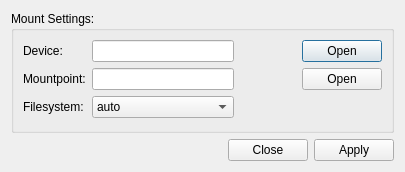
<?xml version="1.0" encoding="UTF-8"?>
<ui version="4.0">
 <class>Dialog</class>
 <widget class="QDialog" name="Dialog">
  <property name="windowModality">
   <enum>Qt::NonModal</enum>
  </property>
  <property name="geometry">
   <rect>
    <x>0</x>
    <y>0</y>
    <width>405</width>
    <height>172</height>
   </rect>
  </property>
  <property name="sizePolicy">
   <sizepolicy hsizetype="Fixed" vsizetype="Fixed">
    <horstretch>0</horstretch>
    <verstretch>0</verstretch>
   </sizepolicy>
  </property>
  <property name="windowTitle">
   <string>Mount a LUKS device</string>
  </property>
  <property name="windowIcon">
   <iconset>
    <normaloff>../icons/icon.png</normaloff>../icons/icon.png</iconset>
  </property>
  <layout class="QVBoxLayout" name="verticalLayout">
   <item>
    <widget class="QGroupBox" name="groupBox">
     <property name="title">
      <string>Mount Settings:</string>
     </property>
     <layout class="QGridLayout" name="gridLayout" rowstretch="0,0,0" columnminimumwidth="0,0,0">
      <item row="0" column="0">
       <widget class="QLabel" name="label">
        <property name="text">
         <string>Device:</string>
        </property>
       </widget>
      </item>
      <item row="0" column="1">
       <widget class="QLineEdit" name="lineDevice"/>
      </item>
      <item row="0" column="2">
       <widget class="QDialogButtonBox" name="selectDevice">
        <property name="sizePolicy">
         <sizepolicy hsizetype="MinimumExpanding" vsizetype="Fixed">
          <horstretch>0</horstretch>
          <verstretch>0</verstretch>
         </sizepolicy>
        </property>
        <property name="standardButtons">
         <set>QDialogButtonBox::Open</set>
        </property>
       </widget>
      </item>
      <item row="1" column="0">
       <widget class="QLabel" name="label_2">
        <property name="text">
         <string>Mountpoint:</string>
        </property>
       </widget>
      </item>
      <item row="1" column="1">
       <widget class="QLineEdit" name="lineMount"/>
      </item>
      <item row="1" column="2">
       <widget class="QDialogButtonBox" name="selectMount">
        <property name="standardButtons">
         <set>QDialogButtonBox::Open</set>
        </property>
       </widget>
      </item>
      <item row="2" column="0">
       <widget class="QLabel" name="label_3">
        <property name="text">
         <string>Filesystem:</string>
        </property>
       </widget>
      </item>
      <item row="2" column="1">
       <widget class="QComboBox" name="comboBox">
        <item>
         <property name="text">
          <string>auto</string>
         </property>
        </item>
        <item>
         <property name="text">
          <string>ext4</string>
         </property>
        </item>
        <item>
         <property name="text">
          <string>ext3</string>
         </property>
        </item>
        <item>
         <property name="text">
          <string>ext2</string>
         </property>
        </item>
        <item>
         <property name="text">
          <string>jfs</string>
         </property>
        </item>
        <item>
         <property name="text">
          <string>xfs</string>
         </property>
        </item>
       </widget>
      </item>
     </layout>
    </widget>
   </item>
   <item>
    <widget class="QDialogButtonBox" name="buttonBox">
     <property name="standardButtons">
      <set>QDialogButtonBox::Apply|QDialogButtonBox::Close</set>
     </property>
     <property name="centerButtons">
      <bool>false</bool>
     </property>
    </widget>
   </item>
  </layout>
 </widget>
 <resources/>
 <connections>
  <connection>
   <sender>buttonBox</sender>
   <signal>rejected()</signal>
   <receiver>Dialog</receiver>
   <slot>close()</slot>
   <hints>
    <hint type="sourcelabel">
     <x>439</x>
     <y>353</y>
    </hint>
    <hint type="destinationlabel">
     <x>282</x>
     <y>191</y>
    </hint>
   </hints>
  </connection>
 </connections>
</ui>
